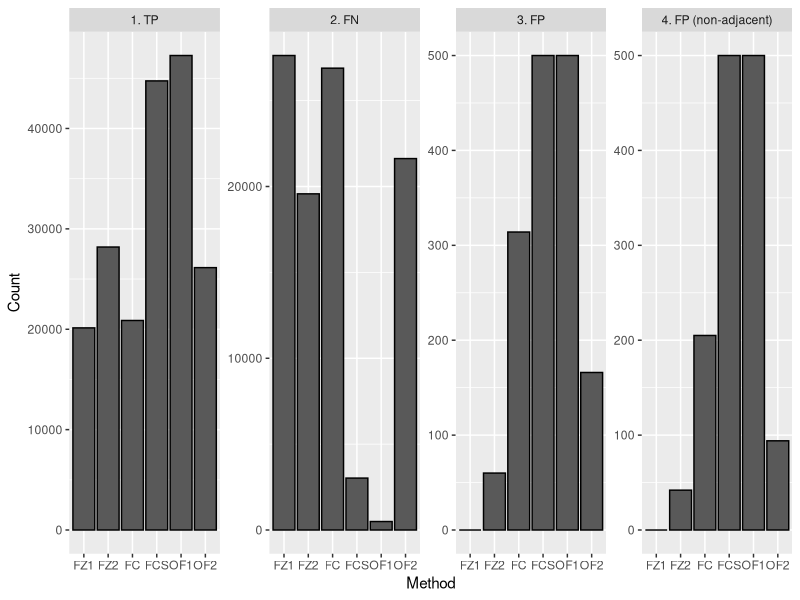

This chart was generated by the following R code:
library(ggplot2)

dat <- read.table("Comparison_Counts.txt", header=T, sep='\t') 

pdf("Simulation_Based_Comparisons.pdf", height=3, width=11)
ggplot(dat, aes(x=reorder(Method, Order), y=Count)) + geom_bar(stat='identity', color='black', fill='#595959') + facet_wrap(~Statistic, scales='free', nrow=1) + xlab("Method")
dev.off()
